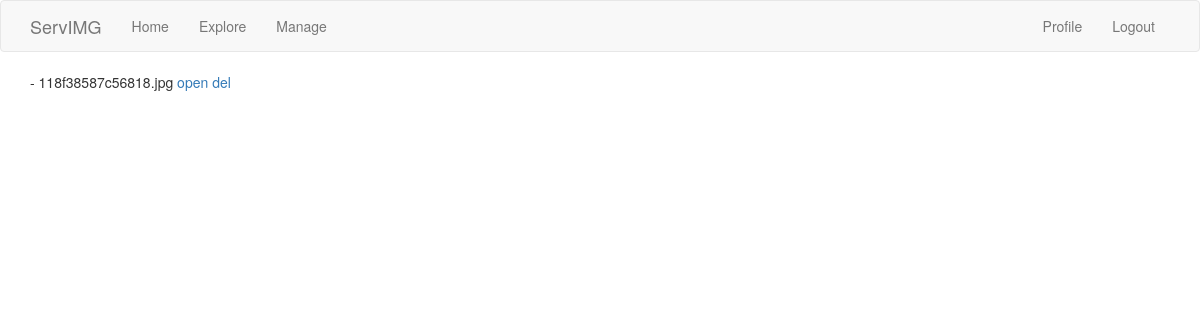
/manage (signed in), run on an earlier commit of the app's database.
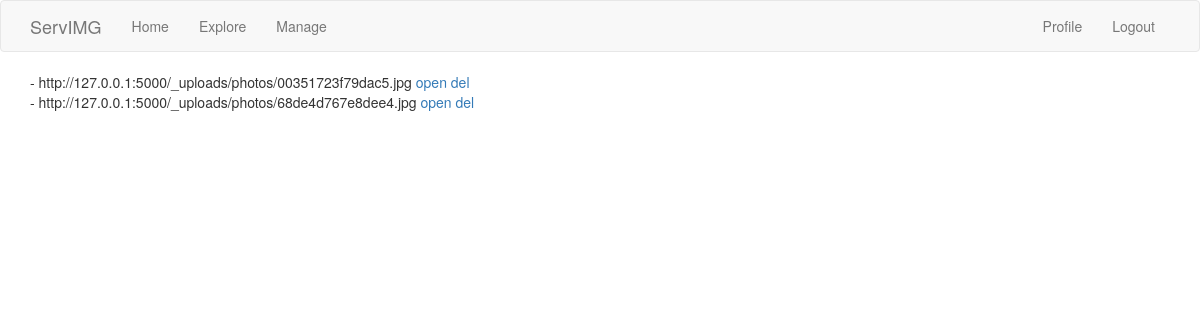
And on a later commit of the database.
### app/models.py (models this page shows, shortened)
class Post(db.Model):
    id = db.Column(db.Integer, primary_key=True)
    title = db.Column(db.String(140))
    url = db.Column(db.String(140))
    timestamp = db.Column(db.DateTime, index=True, default=datetime.utcnow)
    user_id = db.Column(db.Integer, db.ForeignKey('user.id'))

### app/routes.py (the view)
@app.route('/manage')
@login_required
def manage():
    files_user = Post.query.filter_by(author=current_user).all()
    urls = []
    for f in files_user:
        urls.append(f.url)
    return render_template('manage.html', files_list=urls)

### app/models.py (called while the page is built)
@login.user_loader
def load_user(id):
    return User.query.get(int(id))

### app/routes.py (called while the page is built)
@app.before_request
def before_request():
    if current_user.is_authenticated:
        current_user.last_seen = datetime.utcnow()
        db.session.commit()

### app/templates/manage.html
{% extends "base.html" %}
{% block app_content %}
{% for photo in files_list %}
    - {{ photo }}
    <a href="{{ url_for('open_file', filename=photo) }}">open</a>
    <a href="{{ url_for('delete_file', filename=photo) }}">del</a><br>
{% endfor %}
{% endblock %}

### app/templates/base.html (shortened to what this page needs)
{% extends 'bootstrap/base.html' %}
{% block navbar %}
    <nav class="navbar navbar-default">
        <div class="container">
            <div class="navbar-header">
                <a class="navbar-brand" href="{{ url_for('index') }}">ServIMG</a>
            </div>
            <div class="collapse navbar-collapse" id="bs-example-navbar-collapse-1">
                <ul class="nav navbar-nav">
                    <li><a href="{{ url_for('index') }}">Home</a></li>
                    <li><a href="{{ url_for('explore') }}">Explore</a></li>
                    <li><a href="{{ url_for('manage') }}">Manage</a></li>
                </ul>
                <ul class="nav navbar-nav navbar-right">
                    {% if current_user.is_anonymous %}
                    <li><a href="{{ url_for('login') }}">Login</a></li>
                    {% else %}
                    <li><a href="{{ url_for('user', username=current_user.username) }}">Profile</a></li>
                    <li><a href="{{ url_for('logout') }}">Logout</a></li>
                    {% endif %}
                </ul>
            </div>
        </div>
    </nav>
{% endblock %}
{% block content %}
    <div class="container">
        {% block app_content %}{% endblock %}
    </div>
{% endblock %}

What changed in the data, as far as the page shows it:
changed Post: url "118f38587c56818.jpg" → "http://127.0.0.1:5000/_uploads/photos/00351723f79dac5.jpg"
now on this page (row edited): Post: url "http://127.0.0.1:5000/_uploads/photos/68de4d767e8dee4.jpg"
